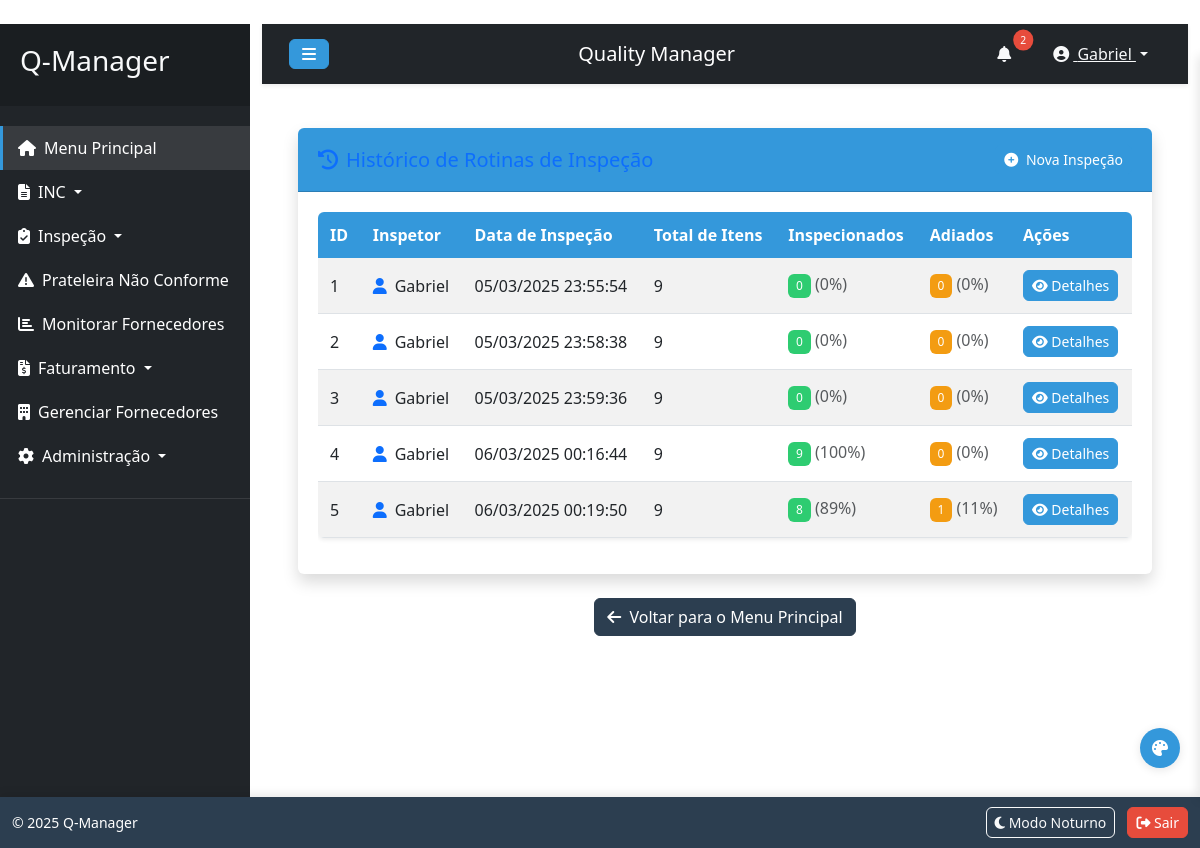
The page /listar_rotinas_inspecao (signed in) on the database its author committed.
### tables this page shows
CREATE TABLE user (
	id INTEGER NOT NULL, 
	username VARCHAR(80) NOT NULL, 
	password VARCHAR(256) NOT NULL, 
	is_admin BOOLEAN, 
	PRIMARY KEY (id), 
	UNIQUE (username)
);

CREATE TABLE rotina_inspecao (
	id INTEGER NOT NULL, 
	inspetor_id INTEGER NOT NULL, 
	data_inspecao DATETIME, 
	registros TEXT NOT NULL, 
	PRIMARY KEY (id), 
	FOREIGN KEY(inspetor_id) REFERENCES user (id)
);

### app.py (the view)
@app.route('/listar_rotinas_inspecao')
@login_required
def listar_rotinas_inspecao():
    rotinas = RotinaInspecao.query.all()
    for rotina in rotinas:
        rotina.registros_python = json.loads(rotina.registros)
    return render_template('listar_rotinas_inspecao.html', rotinas=rotinas)

### app.py (called while the page is built)
@login_manager.user_loader
def load_user(user_id):
    return User.query.get(int(user_id))

@app.context_processor
def inject_settings():
    settings = {s.element: s for s in LayoutSetting.query.all()}
    return dict(settings=settings, config=app.config)

### templates/listar_rotinas_inspecao.html (shortened to what this page needs)
{% extends "base.html" %}
{% block content %}
<div class="container-fluid">
    <div class="card shadow mb-4">
        <div class="card-header py-3 d-flex justify-content-between align-items-center">
            <h5 class="m-0 font-weight-bold text-primary">
                <i class="fas fa-history me-2"></i>Histórico de Rotinas de Inspeção
            </h5>
            <div>
                <a href="{{ url_for('rotina_inspecao') }}" class="btn btn-sm btn-primary">
                    <i class="fas fa-plus-circle me-1"></i> Nova Inspeção
                </a>
            </div>
        </div>
        <div class="card-body">
            {% if rotinas %}
            <div class="table-responsive">
                <table class="table table-striped table-hover" id="dataTable">
                    <thead class="table-light">
                        <tr>
                            <th>ID</th>
                            <th>Inspetor</th>
                            <th>Data de Inspeção</th>
                            <th>Total de Itens</th>
                            <th>Inspecionados</th>
                            <th>Adiados</th>
                            <th>Ações</th>
                        </tr>
                    </thead>
                    <tbody>
                        {% for rotina in rotinas %}
                        <tr>
                            <td>{{ rotina.id }}</td>
                            <td>
                                <div class="d-flex align-items-center">
                                    <i class="fas fa-user me-2 text-primary"></i>
                                    {{ rotina.inspetor.username }}
                                </div>
                            </td>
                            <td>{{ rotina.data_inspecao.strftime('%d/%m/%Y %H:%M:%S') }}</td>
                            {% set registros = rotina.registros_python %}
                            {% set total = registros|length %}
                            {% set inspecionados = registros|selectattr('inspecionado', 'eq', true)|list|length %}
                            {% set adiados = registros|selectattr('adiado', 'eq', true)|list|length %}
                            <td>{{ total }}</td>
                            <td>
                                <span class="badge bg-success">{{ inspecionados }}</span>
                                <span class="text-muted">({{ (inspecionados / total * 100)|round|int }}%)</span>
                            </td>
                            <td>
                                <span class="badge bg-warning">{{ adiados }}</span>
                                <span class="text-muted">({{ (adiados / total * 100)|round|int }}%)</span>
                            </td>
                            <td>
                                <button type="button" class="btn btn-info btn-sm" data-bs-toggle="modal" data-bs-target="#detailModal{{ rotina.id }}">
                                    <i class="fas fa-eye"></i> Detalhes
                                </button>
                            </td>
                        </tr>
                        {% endfor %}
                    </tbody>
                </table>
            </div>
            {% endif %}
        </div>
    </div>
    <div class="text-center mb-4">
        <a href="{{ url_for('main_menu') }}" class="btn btn-secondary">
            <i class="fas fa-arrow-left me-1"></i> Voltar para o Menu Principal
        </a>
    </div>
</div>
{% endblock %}
{% block scripts %}
        </body>
        </html>
{% endblock %}

### templates/base.html (shortened to what this page needs)
﻿<!DOCTYPE html>
<html lang="pt-br">
<head>
    <link href="https://cdn.jsdelivr.net/npm/bootstrap@5.3.0/dist/css/bootstrap.min.css" rel="stylesheet">
    <link rel="stylesheet" href="https://cdnjs.cloudflare.com/ajax/libs/font-awesome/6.4.0/css/all.min.css">
    <link rel="stylesheet" href="{{ url_for('static', filename='css/style.css') }}">
</head>
<body>
    <div class="wrapper">
        {% if current_user.is_authenticated %}
        <nav id="sidebar" class="bg-dark">
            <div class="sidebar-header">
                <h3 class="text-light">Q-Manager</h3>
            </div>
            <ul class="list-unstyled components">
                <li class="active">
                    <a href="{{ url_for('main_menu') }}"><i class="fas fa-home me-2"></i>Menu Principal</a>
                </li>
                <li>
                    <a href="#incSubmenu" data-bs-toggle="collapse" aria-expanded="false" class="dropdown-toggle">
                        <i class="fas fa-file-alt me-2"></i>INC
                    </a>
                </li>
                {% if current_user.is_admin or current_user.has_permission('rotina_inspecao') %}
                <li>
                    <a href="#inspecaoSubmenu" data-bs-toggle="collapse" aria-expanded="false" class="dropdown-toggle">
                        <i class="fas fa-clipboard-check me-2"></i>Inspeção
                    </a>
                </li>
                {% endif %}
                {% if current_user.is_admin or current_user.has_permission('prateleira') %}
                <li>
                    <a href="{{ url_for('listar_prateleira_nao_conforme') }}">
                        <i class="fas fa-exclamation-triangle me-2"></i>Prateleira Não Conforme
                    </a>
                </li>
                {% endif %}
                {% if current_user.is_admin or current_user.has_permission('fornecedores') %}
                <li>
                    <a href="{{ url_for('monitorar_fornecedores') }}">
                        <i class="fas fa-chart-bar me-2"></i>Monitorar Fornecedores
                    </a>
                </li>
                {% endif %}
                {% if current_user.is_admin or current_user.has_permission('faturamento') %}
                <li>
                    <a href="#faturamentoSubmenu" data-bs-toggle="collapse" aria-expanded="false" class="dropdown-toggle">
                        <i class="fas fa-file-invoice-dollar me-2"></i>Faturamento
                    </a>
                </li>
                {% endif %}
                <li>
                    <a href="{{ url_for('gerenciar_fornecedores') }}">
                        <i class="fas fa-building me-2"></i>Gerenciar Fornecedores
                    </a>
                </li>
                {% if current_user.is_admin %}
                <li>
                    <a href="#adminSubmenu" data-bs-toggle="collapse" aria-expanded="false" class="dropdown-toggle">
                        <i class="fas fa-cog me-2"></i>Administração
                    </a>
                </li>
                {% endif %}
            </ul>
        </nav>
        {% endif %}
        <div id="content" class="container-fluid">
            {% if current_user.is_authenticated %}
            <nav class="navbar navbar-expand-lg navbar-dark bg-dark">
                <div class="container-fluid">
                    <button type="button" id="sidebarCollapse" class="btn btn-info">
                        <i class="fas fa-bars"></i>
                    </button>
                    <span class="navbar-brand ms-3">Quality Manager</span>
                    <div class="d-flex align-items-center">
                        <div class="notification-bell me-3">
                            <button class="btn btn-link position-relative" id="notificationButton">
                                <i class="fas fa-bell text-light"></i>
                                <span class="notification-badge position-absolute top-0 start-100 translate-middle badge rounded-pill bg-danger" style="display:none;">
                                </span>
                            </button>
                        </div>
                        <div class="dropdown">
                            <button class="btn btn-link dropdown-toggle text-light" type="button" id="userDropdown" data-bs-toggle="dropdown" aria-expanded="false">
                                <i class="fas fa-user-circle me-1"></i> {{ current_user.username }}
                            </button>
                        </div>
                    </div>
                </div>
            </nav>
            {% endif %}
            <div class="content-body p-4">
                {% block content %}{% endblock %}
            </div>
        </div>
    </div>
    <div class="theme-selector">
        <button class="theme-toggle" id="theme-toggle">
            <i class="fas fa-palette"></i>
        </button>
    </div>
    {% if current_user.is_authenticated %}
    <footer class="footer">
        <div class="container-fluid">
            <div class="row">
                <div class="col-12 d-flex justify-content-between align-items-center">
                    <div class="footer-copyright text-white">
                        <small>&copy; 2025 Q-Manager</small>
                    </div>
                    <div>
                        <button id="toggleNightMode" class="btn btn-sm btn-outline-light me-2">
                            <i class="fas fa-moon"></i> Modo Noturno
                        </button>
                        <a href="{{ url_for('logout') }}" class="btn btn-sm btn-danger">
                            <i class="fas fa-sign-out-alt"></i> Sair
                        </a>
                    </div>
                </div>
            </div>
        </div>
    </footer>
    {% endif %}
    <div id="toast-container" class="position-fixed bottom-0 end-0 p-3" style="z-index: 1100;"></div>
    {% block scripts %}{% endblock %}
</body>
</html>

### rows shown on the page
user: username "Gabriel"
rotina_inspecao: id "1", inspetor.username "Gabriel", data_inspecao "05/03/2025 23:55:54", total "9", inspecionados "0", value "0", adiados "0"
rotina_inspecao: id "2", inspetor.username "Gabriel", data_inspecao "05/03/2025 23:58:38", total "9", inspecionados "0", value "0", adiados "0"
rotina_inspecao: id "3", inspetor.username "Gabriel", data_inspecao "05/03/2025 23:59:36", total "9", inspecionados "0", value "0", adiados "0"
rotina_inspecao: id "4", inspetor.username "Gabriel", data_inspecao "06/03/2025 00:16:44", total "9", inspecionados "9", value "100", adiados "0", value "0"
rotina_inspecao: id "5", inspetor.username "Gabriel", data_inspecao "06/03/2025 00:19:50", total "9", inspecionados "8", value "89", inspetor "1", value "11"
